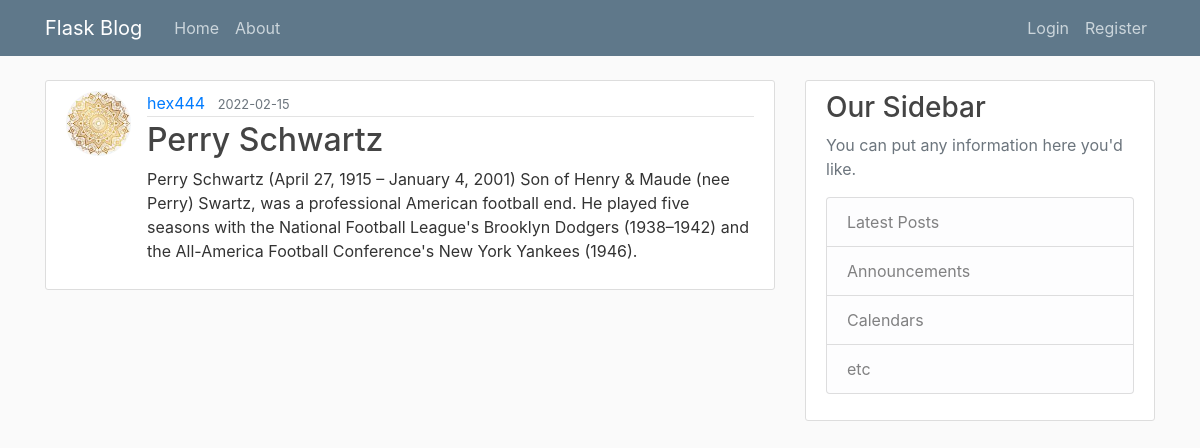
/post/6, run on the app's committed database.
### flaskblog/models.py (models this page shows, shortened)
class User(db.Model, UserMixin):
    id = db.Column(db.Integer, primary_key=True)
    username = db.Column(db.String(20), unique=True, nullable=False)
    email = db.Column(db.String(120), unique=True, nullable=False)
    image_file = db.Column(db.String(20), nullable=False, default='default.jpg')
    password = db.Column(db.String(60), nullable=False)
    posts = db.relationship('Post', backref="author", lazy=True)

class Post(db.Model):
    id = db.Column(db.Integer, primary_key=True)
    title = db.Column(db.String(100), nullable=False)
    date_posted = db.Column(db.DateTime, nullable=False, default=datetime.utcnow)
    content = db.Column(db.Text, nullable=False)
    user_id = db.Column(db.Integer, db.ForeignKey('user.id'), nullable=False)

### flaskblog/routes.py (the view)
@app.route('/post/<int:post_id>')
def post(post_id):
    post = Post.query.get_or_404(post_id)
    return render_template('post.html', title=post.title, post=post)

### flaskblog/templates/post.html (shortened to what this page needs)
{% extends "layout.html" %}
{% block content %}
    <article class="media content-section">
    <img src="{{ url_for('static', filename='profile_pics/' + post.author.image_file) }}" alt="pfp of author" class="rounded-circle article-img">
        <div class="media-body">
        <div class="article-metadata">
            <a class="mr-2" href="{{url_for('user_posts', username=post.author.username)}}">{{ post.author.username }}</a>
            <small class="text-muted">{{ post.date_posted.strftime("%Y-%m-%d") }}</small>
        </div>
        <h2 class="article-title">{{ post.title }}</h2>
        <p class="article-content">{{ post.content }}</p>
        </div>
    </article>
{% endblock content %}

### flaskblog/static/main.css (style rules this page uses)
body { background: #fafafa; color: #333333; margin-top: 5rem; }
h1, h2, h3, h4, h5, h6 { color: #444444; }
.content-section { background: #ffffff; padding: 10px 20px; border: 1px solid #dddddd; border-radius: 3px; margin-bottom: 20px; }
.article-title { color: #444444; }
.article-content { white-space: pre-line; }
.article-img { height: 65px; width: 65px; margin-right: 16px; }
.article-metadata { padding-bottom: 1px; margin-bottom: 4px; border-bottom: 1px solid #e3e3e3 }

### data on the page
User: image_file (picture), author.username "hex444"
Post: date_posted "2022-02-15", title "Perry Schwartz", content "Perry Schwartz (April 27, 1915 – January 4, 2001) Son of Henry & Maude (nee Perry) Swartz, was a professional American football end. He played five seasons with the National Football League's Brooklyn Dodgers (1938–1942) and the All-America Football Conference's New York Yankees (1946)."
